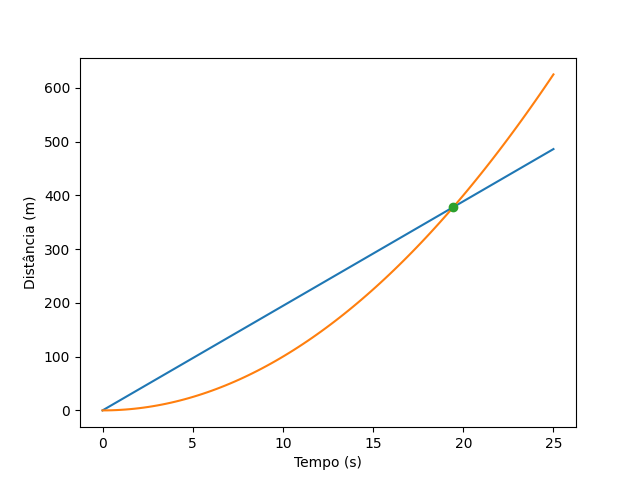

Python code for this plot:
#carro A v=v0=70km/h a=0                            x(t) = 70t
#carro Patrulha vo=0km/h a=2   v(t) = vo+at = 2t    x(t) = t**2

import numpy as np
import matplotlib.pyplot as plt

#a)
v=70/3.6
#np.linspace(min,max,n) n é o numero de pontos
t = np.linspace(0, 25, 100)

xA=v*t #carro A
xP=t**2 #carro de patrulha

plt.plot(t,xA)
plt.plot(t,xP)

plt.xlabel("Tempo (s)")
plt.ylabel("Distância (m)")

#Ponto de interseçao xA=xP   vt=t**2   v=t
tI=v
xI = tI**2 #ou v*v
plt.plot(tI,xI,'o')
print('t= ',tI) #tempo onde se encontram
print('x= ',xI) #posição em que se encontram
plt.show()
